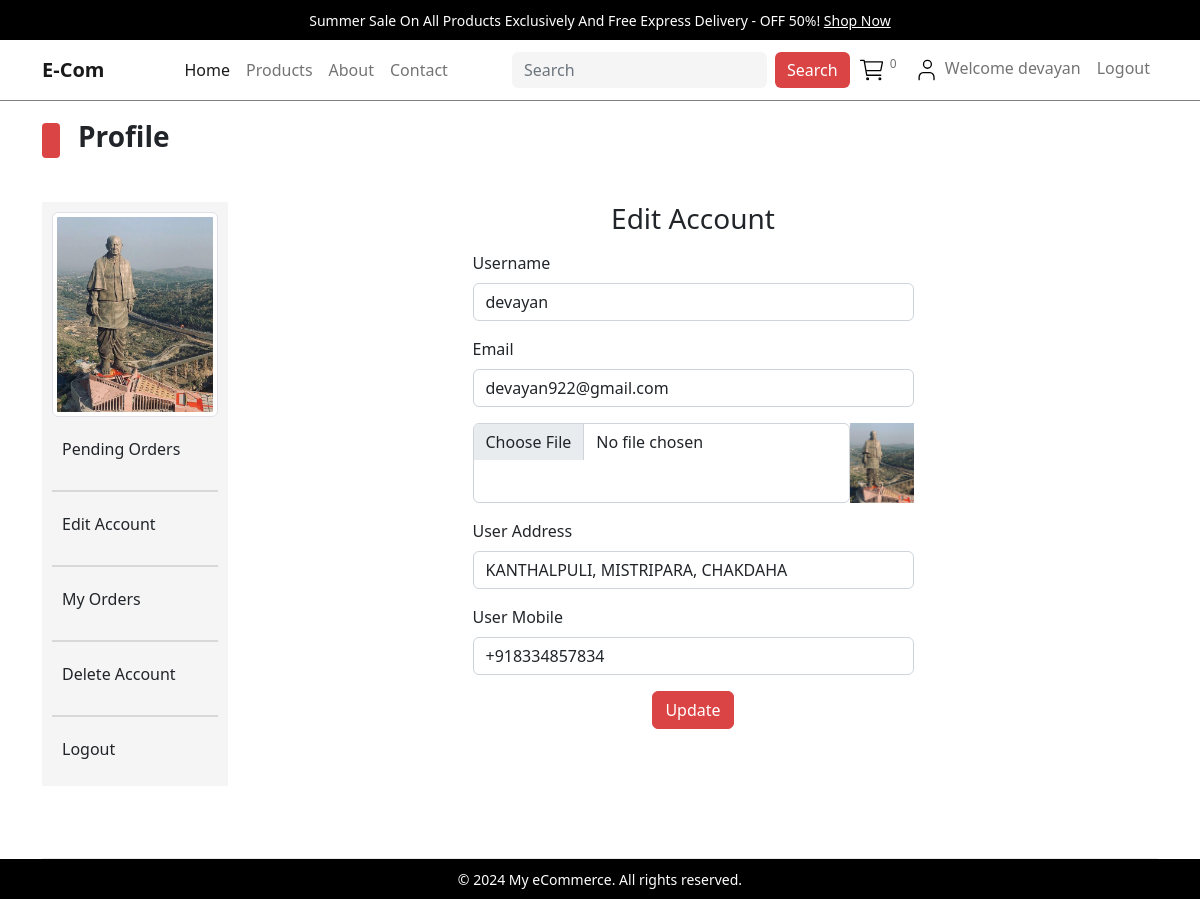
/users_area/profile.php?edit_account (signed in), run on the app's committed database.
### tables this page shows
CREATE TABLE `user_table` (
  `user_id` int(11) NOT NULL,
  `username` varchar(100) NOT NULL,
  `user_email` varchar(100) NOT NULL,
  `user_password` varchar(255) NOT NULL,
  `user_image` varchar(255) NOT NULL,
  `user_ip` varchar(100) NOT NULL,
  `user_address` varchar(255) NOT NULL,
  `user_mobile` varchar(20) NOT NULL
);

### users_area/edit_account.php (the view, shortened to what this page needs)
<?php
if(isset($_GET['edit_account'])){
    $user_session_name = $_SESSION['username'];
    $select_user_query = "SELECT * FROM `user_table` WHERE username='$user_session_name'";
    $select_user_result = mysqli_query($con,$select_user_query);
    $row_user_fetch = mysqli_fetch_array($select_user_result);
    $username = $row_user_fetch['username'];
    $user_email = $row_user_fetch['user_email'];
    $user_address = $row_user_fetch['user_address'];
    $user_mobile = $row_user_fetch['user_mobile'];
    $user_image = $row_user_fetch['user_image'];
}
?>
<!DOCTYPE html>
<html lang="en">
<head>
</head>
<body>
    <div class="container">
        <div class="row justify-content-center">
            <div class="col-md-6">
                <h3 class="text-center mb-3">Edit Account</h3>
                <form action="" method="post" enctype="multipart/form-data" class="d-flex flex-column gap-3">
                    <div class="form-outline">
                        <label for="user_username" class="form-label">Username</label>
                        <input type="text" name="user_username" id="user_username" class="form-control" value="<?php echo $username;?>">
                    </div>
                    <div class="form-outline">
                        <label for="user_email" class="form-label">Email</label>
                        <input type="email" name="user_email" id="user_email" class="form-control" value="<?php echo $user_email;?>">
                    </div>
                    <div class="form-outline d-flex">
                        <input type="file" name="user_image" id="user_image" value="<?php echo $user_image;?>" class="form-control">
                        <img src="./user_images/<?php echo $user_image;?>" height="80px" alt="<?php echo $username;?> Photo">
                    </div>
                    <div class="form-outline">
                        <label for="user_address" class="form-label">User Address</label>
                        <input type="text" name="user_address" id="user_address" class="form-control" value="<?php echo $user_address;?>">
                    </div>
                    <div class="form-outline">
                        <label for="user_mobile" class="form-label">User Mobile</label>
                        <input type="text" name="user_mobile" id="user_mobile" class="form-control" value="<?php echo $user_mobile;?>">
                    </div>
                    <div class="form-outline text-center">
                        <input type="submit" name="user_update" id="user_update" value="Update" class="btn btn-primary">
                    </div>
                </form>
            </div>
        </div>
    </div>
</body>
</html>

### users_area/profile.php (shortened to what this page needs)
<?php
include("../includes/connect.php");
?>
<!DOCTYPE html>
<html lang="en">
<head>
    <link rel="stylesheet" href="../assets/css/bootstrap.css" />
    <link rel="stylesheet" href="../assets/css/main.css" />
</head>
<body>
    <div class="fixed-top">
        <div class="upper-nav primary-bg p-2 px-3 text-center text-break">
            <span>Summer Sale On All Products Exclusively And Free Express Delivery - OFF 50%! <a>Shop Now</a></span>
        </div>
        <nav class="navbar navbar-expand-lg navbar-light bg-light">
            <div class="container">
                <a class="navbar-brand fw-bold" href="#">E-Com</a>
                <div class="collapse navbar-collapse" id="navbarSupportedContent">
                    <ul class="navbar-nav mx-auto mb-2 mb-lg-0">
                        <li class="nav-item">
                            <a class="nav-link active" aria-current="page" href="../index.php">Home</a>
                        </li>
                        <li class="nav-item">
                            <a class="nav-link" href="../products.php">Products</a>
                        </li>
                        <li class="nav-item">
                            <a class="nav-link" href="#">About</a>
                        </li>
                        <li class="nav-item">
                            <a class="nav-link" href="#">Contact</a>
                        </li>
                    </ul>
                    <form class="d-flex">
                        <input class="form-control me-2" type="search" placeholder="Search" aria-label="Search">
                        <button class="btn btn-outline-primary" type="submit">Search</button>
                    </form>
                    <ul class="navbar-nav mb-2 mb-lg-0">
                        <li class="nav-item">
                            <a class="nav-link" href="./cart.php">
                                <sup>
                                </sup>
                            </a>
                        </li>
                        <li class="nav-item">
                            <a class="nav-link" class="d-flex align-items-center gap-1" href="#">
                                <?php
                                if (!isset($_SESSION['username'])) {
                                    echo "<span>
                                    Welcome guest
                                </span>";
                                } else {
                                    echo "<span class='pseudolink' onclick='window.location.href=\"./profile.php\"'>Welcome " . $_SESSION['username'] . "</span>";
                                }
                                ?>
                            </a>
                        </li>
                        <?php
                        if (!isset($_SESSION['username'])) {
                            echo "<li class='nav-item'>
                        <a class='nav-link' href='./user_login.php'>
                            Login
                        </a>
                    </li>";
                        } else {
                            echo "<li class='nav-item'>
                        <a class='nav-link' href='./logout.php'>
                            Logout
                        </a>
                    </li>";
                        }
                        ?>
                    </ul>
                </div>
            </div>
        </nav>
    </div>
    <div class="all-prod my-5">
        <div class="container pt-5">
            <div class="sub-container pt-4 pb-4">
                <div class="categ-header">
                    <div class="sub-title">
                        <span class="shape"></span>
                        <span class="title h3 text-dark">Profile</span>
                    </div>
                </div>
                <div class="row mx-0">
                    <div class="col-md-2 side-nav p-0">
                        <ul class="navbar-nav me-auto navbar-profile">
                            <?php
                            $username = $_SESSION['username'];
                            $select_user_img = "SELECT * FROM `user_table` WHERE username='$username'";
                            $select_user_img_result = mysqli_query($con, $select_user_img);
                            $row_user_img = mysqli_fetch_array($select_user_img_result);
                            $userImg = $row_user_img['user_image'];
                            echo "                            <li class='nav-item d-flex align-items-center gap-2'>
                                <img src='./user_images/$userImg' alt='$username photo' class='img-profile img-thumbnail'/>
                            </li>";
                            ?>
                            <li class="nav-item d-flex align-items-center gap-2">
                                <a href="profile.php" class="nav-link fw-bold">
                                    <h6>Pending Orders</h6>
                                </a>
                            </li>
                            <li class="table-group-divider"></li>
                            <li class="nav-item d-flex align-items-center gap-2">
                                <a href="profile.php?edit_account" class="nav-link fw-bold">
                                    <h6>Edit Account</h6>
                                </a>
                            </li>
                            <li class="table-group-divider"></li>
                            <li class="nav-item d-flex align-items-center gap-2">
                                <a href="profile.php?my_orders" class="nav-link fw-bold">
                                    <h6>My Orders</h6>
                                </a>
                            </li>
                            <li class="table-group-divider"></li>
                            <li class="nav-item d-flex align-items-center gap-2">
                                <a href="profile.php?delete_account" class="nav-link fw-bold">
                                    <h6>Delete Account</h6>
                                </a>
                            </li>
                            <li class="table-group-divider"></li>
                            <li class="nav-item d-flex align-items-center gap-2">
                                <a href="./logout.php" class="nav-link fw-bold">
                                    <h6>Logout</h6>
                                </a>
                            </li>
                        </ul>
                    </div>
                    <div class="col-md-10">
                        <div class="row">
                            <?php
                            if (isset($_GET['edit_account'])) {
                                include('./edit_account.php');
                            }
                            ?>
                        </div>
                    </div>
                </div>
            </div>
        </div>
    </div>
    <div class="container">
    </div>
    <div class="upper-nav primary-bg p-2 px-3 text-center text-break fixed-bottom">
        <span>&copy; 2024 My eCommerce. All rights reserved.</span>
    </div>
</body>
</html>

### assets/css/main.css (style rules this page uses)
* { -webkit-box-sizing: border-box; -moz-box-sizing: border-box; box-sizing: border-box; margin: 0; padding: 0; }
html { scroll-behavior: smooth; }
a { text-decoration: none; color: #000000; cursor: pointer; }
button, input[type="submit"] { cursor: pointer; }
ul { list-style: none; }
.primary-bg { background-color: #000; }
.text-dark { --bs-text-opacity: 1; color: rgba(var(--bs-darkk-rgb), var(--bs-text-opacity)) !important; }
.container .categ-header { display: flex; flex-direction: column; gap: 20px; margin-bottom: 40px; }
.container .categ-header .sub-title { display: flex; flex-direction: row; gap: 18px; align-items: center; }
.container .categ-header .sub-title span:nth-of-type(1) { width: 18px; height: 35px; background-color: #DB4444; border-radius: 4px; -webkit-border-radius: 4px; -moz-border-radius: 4px; -ms-border-radius: 4px; -o-border-radius: 4px; }
.shape { display: inline-block; width: 18px; height: 35px; background-color: #DB4444; border-radius: 4px; -webkit-border-radius: 4px; -moz-border-radius: 4px; -ms-border-radius: 4px; -o-border-radius: 4px; }
.container .categ-header .sub-title span:nth-of-type(2) { color: #DB4444; font-weight: bold; }
.upper-nav span { color: #ffffff; font-size: 14px; }
.upper-nav span a { text-decoration: underline !important; }
.bg-light { background-color: #ffffff !important; border-bottom: 1px solid #7D8184; }
.navbar .d-flex .form-control { background-color: #F5F5F5; border: none; }
.navbar .d-flex .btn-outline-primary { background-color: #DB4444; color: #ffffff; border: none; }
.all-prod .container .sub-container .side-nav a { padding: 8px 10px; }
.navbar-profile { background-color: #F5F5F5; padding: 10px; gap: 15px; }
.img-profile { width:100%; }
li.table-group-divider , .table-group-divider { border-color: #d8d8d8; }

### data on the page
user_table: user_image (picture), user_username "devayan", user_email "devayan922@gmail.com", user_address "KANTHALPULI, MISTRIPARA, CHAKDAHA", user_mobile "+918334857834"

### other printed values
$count_cart_items "0"
$_SESSION['username'] "devayan"
